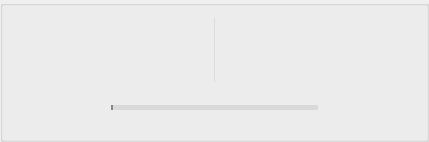
          <widget class="QGroupBox" name="groupBox_201">
           <property name="styleSheet">
            <string notr="true">#groupBox_201{
background-color: rgba(65, 65, 65, 1);
border: 0px solid #42adff;
border-left: 1px solid rgba(200, 200, 200,100);
border-right: 0px solid rgba(29, 83, 185, 255);
border-radius:0px;}</string>
           </property>
           <property name="title">
            <string/>
           </property>
           <layout class="QGridLayout" name="gridLayout_3">
            <item row="0" column="0" colspan="5">
             <widget class="QSplitter" name="splitter">
              <property name="enabled">
               <bool>true</bool>
              </property>
              <property name="styleSheet">
               <string notr="true">#splitter::handle{background: 1px solid  rgba(200, 200, 200,100);}</string>
              </property>
              <property name="frameShape">
               <enum>QFrame::NoFrame</enum>
              </property>
              <property name="lineWidth">
               <number>10</number>
              </property>
              <property name="orientation">
               <enum>Qt::Horizontal</enum>
              </property>
              <property name="handleWidth">
               <number>1</number>
              </property>
              <widget class="QLabel" name="raw_video">
               <property name="enabled">
                <bool>true</bool>
               </property>
               <property name="sizePolicy">
                <sizepolicy hsizetype="Ignored" vsizetype="Ignored">
                 <horstretch>0</horstretch>
                 <verstretch>0</verstretch>
                </sizepolicy>
               </property>
               <property name="minimumSize">
                <size>
                 <width>200</width>
                 <height>0</height>
                </size>
               </property>
               <property name="font">
                <font>
                 <family>微软雅黑</family>
                 <pointsize>36</pointsize>
                </font>
               </property>
               <property name="cursor">
                <cursorShape>ArrowCursor</cursorShape>
               </property>
               <property name="styleSheet">
                <string notr="true">color: rgb(218, 218, 218);
</string>
               </property>
               <property name="text">
                <string/>
               </property>
               <property name="scaledContents">
                <bool>false</bool>
               </property>
               <property name="alignment">
                <set>Qt::AlignCenter</set>
               </property>
              </widget>
              <widget class="QLabel" name="out_video">
               <property name="enabled">
                <bool>true</bool>
               </property>
               <property name="sizePolicy">
                <sizepolicy hsizetype="Ignored" vsizetype="Ignored">
                 <horstretch>0</horstretch>
                 <verstretch>0</verstretch>
                </sizepolicy>
               </property>
               <property name="minimumSize">
                <size>
                 <width>200</width>
                 <height>0</height>
                </size>
               </property>
               <property name="font">
                <font>
                 <family>微软雅黑</family>
                 <pointsize>36</pointsize>
                </font>
               </property>
               <property name="cursor">
                <cursorShape>ArrowCursor</cursorShape>
               </property>
               <property name="styleSheet">
                <string notr="true">color: rgb(218, 218, 218);
</string>
               </property>
               <property name="text">
                <string/>
               </property>
               <property name="scaledContents">
                <bool>false</bool>
               </property>
               <property name="alignment">
                <set>Qt::AlignCenter</set>
               </property>
              </widget>
             </widget>
            </item>
            <item row="1" column="4">
             <widget class="QPushButton" name="cutButton">
              <property name="minimumSize">
               <size>
                <width>40</width>
                <height>40</height>
               </size>
              </property>
              <property name="toolTip">
               <string>截图并保存到文件夹</string>
              </property>
              <property name="styleSheet">
               <string notr="true">QPushButton {
border-style: solid;
border-width: 0px;
border-radius: 0px;
background-color: rgba(223, 223, 223, 0);
}
QPushButton::focus{outline: none;}
QPushButton::hover {
border-style: solid;
border-width: 0px;
border-radius: 0px;
background-color: rgba(223, 223, 223, 150);}</string>
              </property>
              <property name="text">
               <string/>
              </property>
              <property name="icon">
               <iconset resource="apprcc.qrc">
                <normaloff>:/img/icon/截图.png</normaloff>:/img/icon/截图.png</iconset>
              </property>
              <property name="iconSize">
               <size>
                <width>30</width>
                <height>30</height>
               </size>
              </property>
              <property name="checkable">
               <bool>true</bool>
              </property>
             </widget>
            </item>
            <item row="1" column="0">
             <widget class="QPushButton" name="runButton">
              <property name="minimumSize">
               <size>
                <width>40</width>
                <height>40</height>
               </size>
              </property>
              <property name="toolTip">
               <string>开始或暂停</string>
              </property>
              <property name="styleSheet">
               <string notr="true">QPushButton {
border-style: solid;
border-width: 0px;
border-radius: 0px;
background-color: rgba(223, 223, 223, 0);
}
QPushButton::focus{outline: none;}
QPushButton::hover {
border-style: solid;
border-width: 0px;
border-radius: 0px;
background-color: rgba(223, 223, 223, 150);}</string>
              </property>
              <property name="text">
               <string/>
              </property>
              <property name="icon">
               <iconset resource="apprcc.qrc">
                <normaloff>:/img/icon/运行.png</normaloff>
                <normalon>:/img/icon/暂停.png</normalon>
                <disabledoff>:/img/icon/运行.png</disabledoff>
                <disabledon>:/img/icon/暂停.png</disabledon>
                <activeoff>:/img/icon/运行.png</activeoff>
                <activeon>:/img/icon/暂停.png</activeon>
                <selectedoff>:/img/icon/运行.png</selectedoff>
                <selectedon>:/img/icon/暂停.png</selectedon>:/img/icon/运行.png</iconset>
              </property>
              <property name="iconSize">
               <size>
                <width>30</width>
                <height>30</height>
               </size>
              </property>
              <property name="checkable">
               <bool>true</bool>
              </property>
             </widget>
            </item>
            <item row="1" column="1">
             <widget class="QPushButton" name="speedButton">
              <property name="minimumSize">
               <size>
                <width>40</width>
                <height>40</height>
               </size>
              </property>
              <property name="toolTip">
               <string>切换播放速度</string>
              </property>
              <property name="styleSheet">
               <string notr="true">QPushButton {
border-style: solid;
border-width: 0px;
border-radius: 0px;
background-color: rgba(223, 223, 223, 0);
}
QPushButton::focus{outline: none;}
QPushButton::hover {
border-style: solid;
border-width: 0px;
border-radius: 0px;
background-color: rgba(223, 223, 223, 150);}</string>
              </property>
              <property name="text">
               <string/>
              </property>
              <property name="icon">
               <iconset resource="apprcc.qrc">
                <normaloff>:/img/icon/speed-1.png</normaloff>
                <normalon>:/img/icon/speed-2.png</normalon>
                <disabledoff>:/img/icon/speed-1.png</disabledoff>
                <disabledon>:/img/icon/speed-2.png</disabledon>
                <activeoff>:/img/icon/speed-1.png</activeoff>
                <activeon>:/img/icon/speed-2.png</activeon>
                <selectedoff>:/img/icon/speed-1.png</selectedoff>
                <selectedon>:/img/icon/speed-2.png</selectedon>:/img/icon/speed-1.png</iconset>
              </property>
              <property name="iconSize">
               <size>
                <width>30</width>
                <height>30</height>
               </size>
              </property>
              <property name="checkable">
               <bool>true</bool>
              </property>
             </widget>
            </item>
            <item row="1" column="2">
             <widget class="QSlider" name="progressSlider">
              <property name="styleSheet">
               <string notr="true">QSlider{
border-color: #bcbcbc;
color:#d9d9d9;
}
QSlider::groove:horizontal {                                
     border: 1px solid #999999;                             
     height: 3px;                                           
    margin: 0px 0;                                         
     left: 5px; right: 5px; 
 }
QSlider::handle:horizontal {                               
     border: 0px ; 
     border-image: url(:/img/icon/圆.png);
	 width:15px;
     margin: -7px -7px -7px -7px;                  
} 
QSlider::add-page:horizontal{
background: qlineargradient(spread:pad, x1:0, y1:1, x2:0, y2:0, stop:0 #d9d9d9, stop:0.25 #d9d9d9, stop:0.5 #d9d9d9, stop:1 #d9d9d9); 

}
QSlider::sub-page:horizontal{                               
 background: qlineargradient(spread:pad, x1:0, y1:1, x2:0, y2:0, stop:0 #878787, stop:0.25 #878787, stop:0.5 #878787, stop:1 #878787);                     
}</string>
              </property>
              <property name="maximum">
               <number>1000</number>
              </property>
              <property name="value">
               <number>0</number>
              </property>
              <property name="orientation">
               <enum>Qt::Horizontal</enum>
              </property>
             </widget>
            </item>
            <item row="1" column="3">
             <widget class="QPushButton" name="stopButton">
              <property name="minimumSize">
               <size>
                <width>40</width>
                <height>40</height>
               </size>
              </property>
              <property name="toolTip">
               <string>停止</string>
              </property>
              <property name="styleSheet">
               <string notr="true">QPushButton {
border-style: solid;
border-width: 0px;
border-radius: 0px;
background-color: rgba(223, 223, 223, 0);
}
QPushButton::focus{outline: none;}
QPushButton::hover {
border-style: solid;
border-width: 0px;
border-radius: 0px;
background-color: rgba(223, 223, 223, 150);}</string>
              </property>
              <property name="text">
               <string/>
              </property>
              <property name="icon">
               <iconset resource="apprcc.qrc">
                <normaloff>:/img/icon/终止.png</normaloff>:/img/icon/终止.png</iconset>
              </property>
              <property name="iconSize">
               <size>
                <width>30</width>
                <height>30</height>
               </size>
              </property>
             </widget>
            </item>
           </layout>
          </widget>
